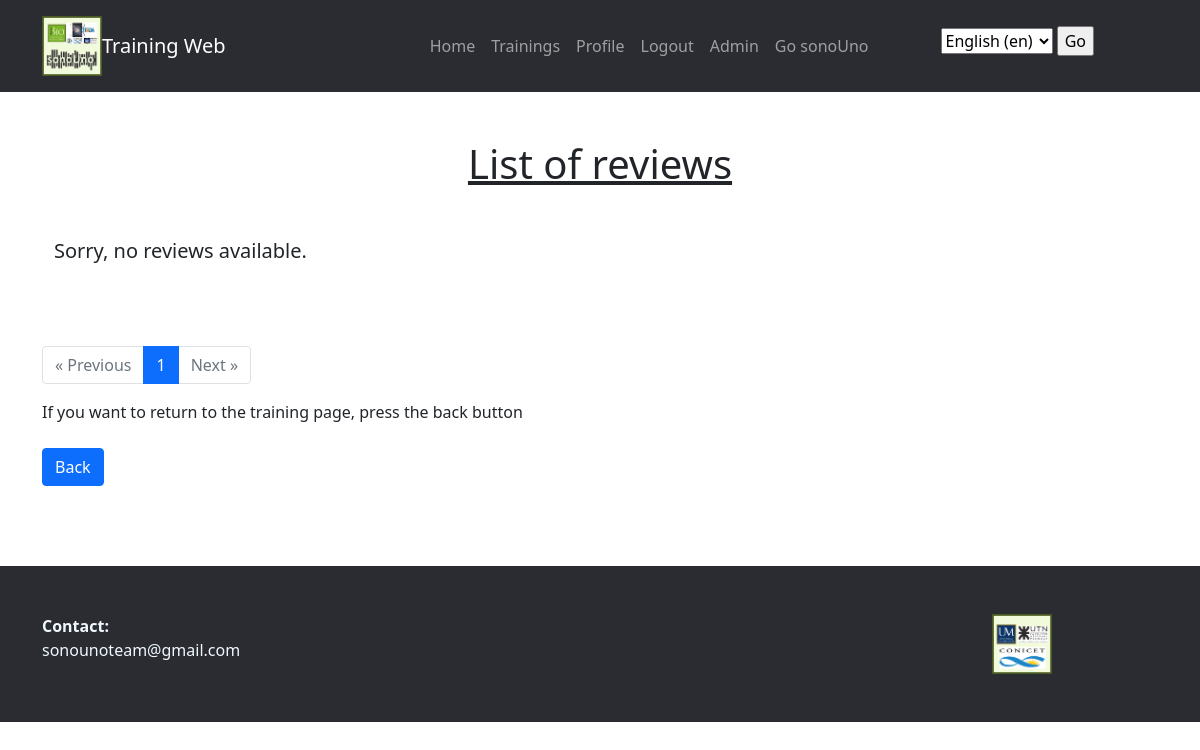
The page /trainingApp/reviewList/4/ (signed in) on the database as committed earlier.
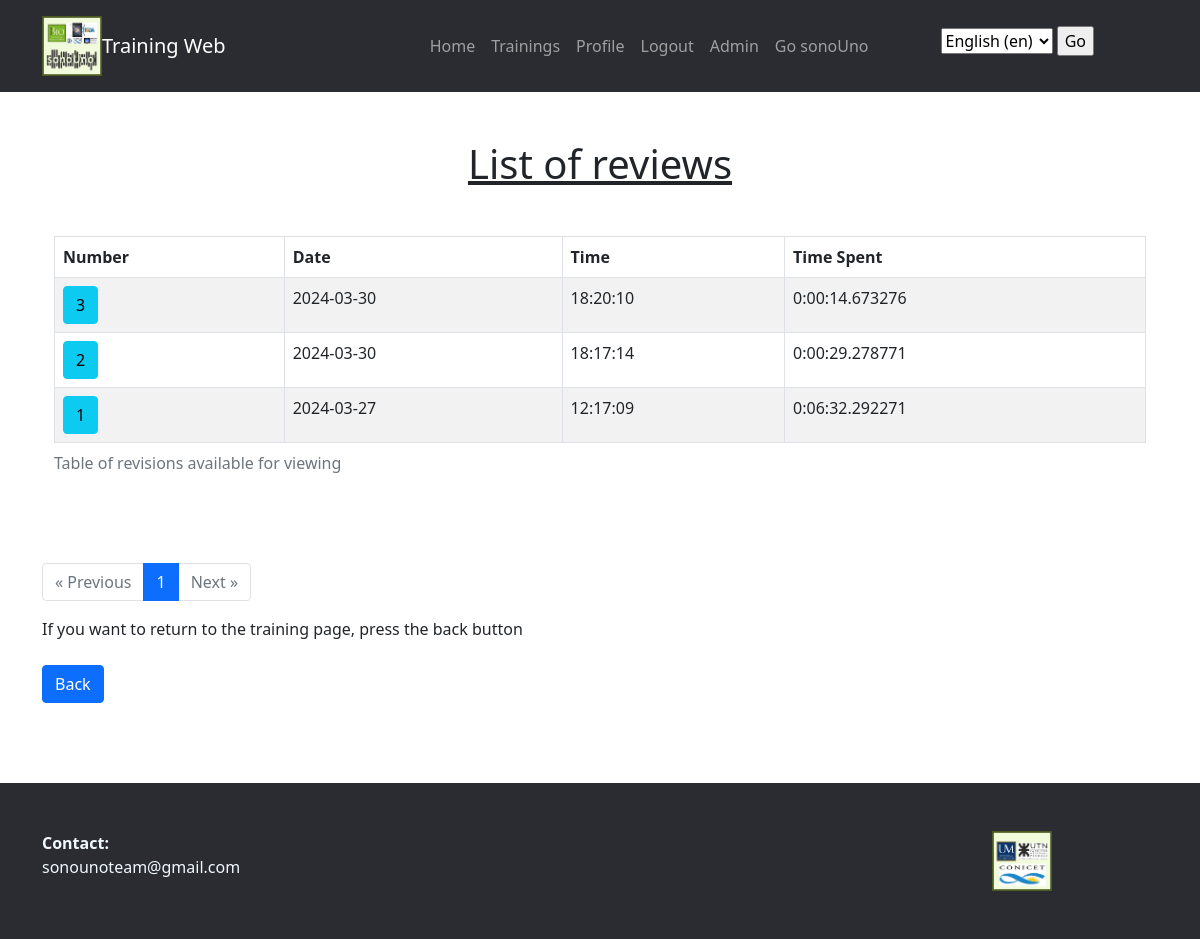
The same page on the database as committed later.
### trainingApp/models.py (models this page shows, shortened)
class TraineeTraining(models.Model):
    training = models.ForeignKey(Training, on_delete=models.CASCADE)
    trainee = models.ForeignKey(Trainee, on_delete=models.CASCADE)
    pub_date = models.DateTimeField("upload date")
    state = models.CharField(max_length=100,default="in_progress")
    time_spent = models.DurationField(null=True, blank=True)

### trainingApp/views.py (the view)
# urls.py: path('reviewList/<int:training_id>/', login_required(views.ReviewListTT.as_view()), name="review_list_tt"),
class ReviewListTT(ListView):
    model = TraineeTraining
    template_name = "trainingApp/review_list_tt.html"
    context_object_name = "trainee_training_list"
    paginate_by = 10  # Especifica la cantidad de objetos por página
    def get_queryset(self):
        training_id = self.kwargs['training_id']
        queryset = TraineeTraining.objects.filter(
            training_id=training_id,
            trainee_id=self.request.user.trainee.id,
            state = "Completed"
        )
        for i, trainee_training in enumerate(queryset, start=1):
            trainee_training.item_number = i
        queryset = sorted(queryset, key=attrgetter('item_number'), reverse=True)
        return queryset
    def get_context_data(self, **kwargs):
        context = super().get_context_data(**kwargs)
        return context

### trainingApp/templates/trainingApp/review_list_tt.html (shortened to what this page needs)
{% extends "base.html" %}
{% load i18n %}
{% block content %}
{% load tz %}
<!-- SQLite almacena las fechas y horas en formato UTC, pero no almacena la información de la zona horaria.
    Django asume que las fechas y horas almacenadas en la base de datos son UTC y las convierte automáticamente a la zona horaria configurada en settings.py
    la biblioteca de zona horaria con {% load tz %} se usa al principio de la plantilla para poder utilizar el filtro timezone. -->
<main class="mt-5">
    <h1>{% trans 'List of reviews' %}</h1>
    <div class="container">
        {% if trainee_training_list %}
            <table class="table table-striped table-bordered">
                <thead>
                    <tr>
                        <th>{% trans 'Number' %}</th>
                        <th>{% trans 'Date' %}</th>
                        <th>{% trans 'Time' %}</th>
                        <th>{% trans 'Time Spent' %}</th>
                    </tr>
                </thead>
                <tbody>
                    {% for trainee_training in trainee_training_list %}
                        <tr>
                            <td>
                                <a href="{% url 'trainingApp:review_block' trainee_training.id %}" class="btn btn-info"> {{ trainee_training.item_number }}</a>
                            </td>
                            <td>{{ trainee_training.pub_date|timezone:"America/Buenos_Aires"|date:"Y-m-d" }}</td>
                            <td>{{ trainee_training.pub_date|timezone:"America/Buenos_Aires"|time:"H:i:s" }}</td>
                            <td>{{ trainee_training.time_spent }}</td>
                        </tr>
                    {% endfor %}
                </tbody>
            </table>
        {% else %}
            {% blocktrans %}
            <p class="lead">
                Sorry, no reviews available.
            </p>
            {% endblocktrans %}
        {% endif %}
    </div>
</main>
<div class="mt-4">
    <nav aria-label="Page navigation">
        <ul class="pagination">
            {% if page_obj.has_previous %}
                <li class="page-item">
                    <a href="?page={{ page_obj.previous_page_number }}" class="page-link" aria-label="Previous">
                        <span aria-hidden="true">&laquo; {% trans 'Previous' %}</span>
                    </a>
                </li>
            {% else %}
                <li class="page-item disabled">
                    <span class="page-link" aria-hidden="true">&laquo; {% trans 'Previous' %}</span>
                </li>
            {% endif %}
            {% for i in paginator.page_range %}
                <li class="page-item {% if i == page_obj.number %} active {% endif %}">
                    <a href="?page={{ i }}" class="page-link">{{ i }}</a>
                </li>
            {% endfor %}
            {% if page_obj.has_next %}
                <li class="page-item">
                    <a href="?page={{ page_obj.next_page_number }}" class="page-link" aria-label="Next">
                        <span aria-hidden="true">{% trans 'Next' %} &raquo;</span>
                    </a>
                </li>
            {% else %}
                <li class="page-item disabled">
                    <span class="page-link" aria-hidden="true">{% trans 'Next' %} &raquo;</span>
                </li>
            {% endif %}
        </ul>
    </nav>
</div>
<div class="mt-4">
    <a href="{% url 'trainingApp:training_List' %}" class="btn btn-primary">{% trans 'Back' %}</a>
</div>
{% endblock %}

### templates/base.html (shortened to what this page needs)
{% load static %}
{% load i18n %}
<!DOCTYPE html>
<html lang="en">
<head>
    <link href="https://cdn.jsdelivr.net/npm/bootstrap@5.0.2/dist/css/bootstrap.min.css" rel="stylesheet">
    <link rel="stylesheet" href="{% static 'trainingApp/style/style.css' %}">
</head>
<body>
    {% include 'navbar.html' %}
    <main>
        <div class="container my-4">
            {% block content %}
            {% endblock content %}
        </div>
    </main>
    {% include 'footer.html' %}
</body>
</html>

### templates/navbar.html (shortened to what this page needs)
{% load i18n %}
    <header>
        <nav class="navbar navbar-expand-lg py-3 navbar-dark back">
            <div class="container">
                <img src="/static/trainingApp/images/logo1.png" alt="Institute of Bioengineering, ITeDA and the sonoUno project. All of them involved in this training project" width="60" height="60">
                <a class="navbar-brand">
                    Training Web
                </a>
                <div class="collapse navbar-collapse" id="navbarNav">
                        <ul class="navbar-nav ms-auto">
                            <li class="nav-item">
                                <a href="/" class="nav-link">{% trans 'Home' %}</a>
                            </li>
                            {% if user.is_authenticated %}
                            <li class="nav-item">
                                <a class="nav-link" href="/trainingApp/">{% trans 'Trainings' %}</a>
                            </li>
                            <li>
                                <a class="nav-link" href="{% url 'userApp:profile' user.username %}">{% trans 'Profile' %}</a>
                            </li>
                            <li class="nav-item">
                                <a class="nav-link" href="/userApp/logout">{% trans 'Logout' %}</a>
                            </li>
                                {% if user.is_superuser %}
                                    <li class="nav-item">
                                        <a class="nav-link" href="/admin">{% trans 'Admin' %}</a>
                                    </li>
                                {% endif %}
                            {% endif %}
                            <li class="nav-item">
                                <a href="https://www.sonouno.org.ar/" target="_blank" class="nav-link">{% trans 'Go' %} sonoUno</a>
                            </li>
                            <li>
                                <form action="{% url 'set_language' %}" method="post">
                                    <select name="language" id="language_choice" class="custom-select">
                                        {% get_current_language as LANGUAGE_CODE %}
                                        {% get_available_languages as LANGUAGES %}
                                        {% get_language_info_list for LANGUAGES as languages %}
                                        {% for language in languages %}
                                        <option value="{{ language.code }}" {% if language.code == LANGUAGE_CODE %} selected {% endif %}>
                                            {{ language.name_local }} ({{ language.code }})
                                        </option>
                                        {% endfor %}
                                    </select>
                                    <input type="submit" value="Go">
                                </form>
                            </li>
                        </ul>
                </div>
            </div>
        </nav>
    </header>

### templates/message.html (shortened to what this page needs)
{% load i18n %}

### templates/footer.html
{% load i18n %}
    <footer class="bd-footer py-4 mt-5 back">
        <div class="container">
            <div class="row my-4">
                <div class="col-10">
                    <dt class="textf">{% translate 'Contact:' %}</dt>
                    <dd class="textf">sonounoteam@gmail.com</dd>
                </div>
                <div class="col-2">
                    <img src="/static/trainingApp/images/logo2.png" alt="Logos of the University of Mendoza, National Technological University and CONICET." width="60" height="60">
                </div>
            </div>
        </div>
    </footer>

### trainingApp/static/trainingApp/style/style.css (style rules this page uses)
.back { background-color: rgb(42, 44, 49); margin-top: auto; }
main { margin-top: 3rem; margin-bottom: 5rem; }
h1 { text-align: center; text-decoration-line: underline; margin-bottom: 3rem; }
form { padding: 0rem 4rem 0rem 4rem; }
.textf { color:aliceblue; }

Rows that differ between the two databases and show on the page:
added TraineeTraining: item_number "3", pub_date "2024-03-30", pub_date "18:20:10", time_spent "0:00:14.673276"
added TraineeTraining: item_number "2", pub_date "2024-03-30", pub_date "18:17:14", time_spent "0:00:29.278771"
added TraineeTraining: item_number "1", pub_date "2024-03-27", pub_date "12:17:09", time_spent "0:06:32.292271"
Other text that changed with them:
text no longer shown: "Sorry, no reviews available."
text now shown: "Table of revisions available for viewing Number Date Time Time Spent"
